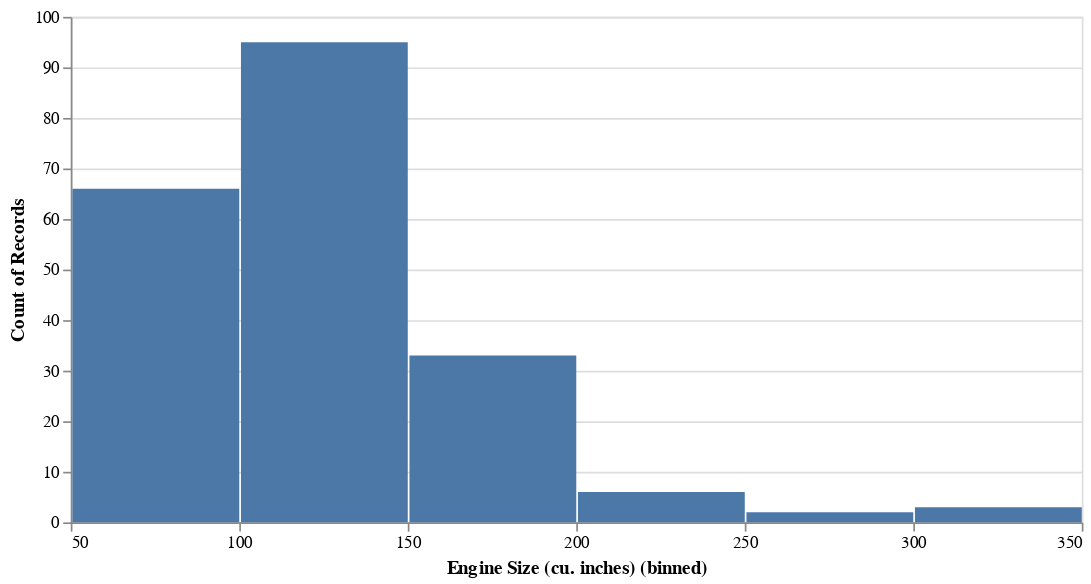

The notebook cell saved with this chart:
### Code cell
alt.Chart(cars_data).transform_fold(
    ['enginesize'],
    as_=['enginevol', 'Engine Size (cu. inches)'],
).mark_bar().encode(
    x=alt.X('Engine Size (cu. inches):Q', bin=True),
    y = 'count()'
).properties(width=600)

### Figure 1 — Vega-Lite specification as saved in the notebook (floating-point values rounded to 4 significant figures; data arrays with more than 128 entries replaced by an {"elided": "..."} marker saying what was removed)
{"config": {"view": {"continuousWidth": 300, "continuousHeight": 300}}, "data": {"name": "data-54b04b3233a973f4c2ce1aad9036f2c8"}, "mark": {"type": "bar"}, "encoding": {"x": {"bin": true, "field": "Engine Size (cu. inches)", "type": "quantitative"}, "y": {"aggregate": "count", "type": "quantitative"}}, "transform": [{"fold": ["enginesize"], "as": ["enginevol", "Engine Size (cu. inches)"]}], "width": 600, "$schema": "https://vega.github.io/schema/vega-lite/v5.8.0.json", "datasets": {"data-54b04b3233a973f4c2ce1aad9036f2c8": {"elided": "205 records"}}}
